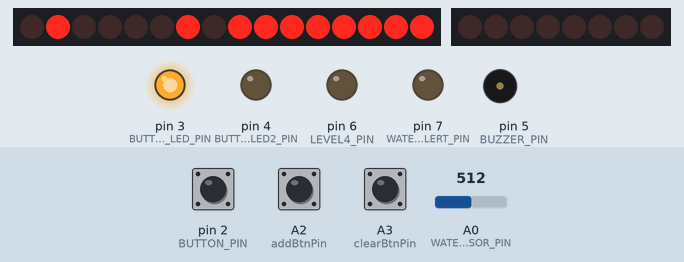
Simulated run of this sketch. Board: Arduino Uno, built with avr-gcc and run on an emulated ATmega328P. Parts: 16 shift-register outputs drawn as a row of LEDs (first output left, lit = HIGH), 8 shift-register outputs drawn as a row of LEDs (first output left, lit = HIGH), output pins drawn as LEDs (lit = HIGH), buzzer (waves = sounding, pin HIGH). Wiring (inferred from the names in the program): 2 × shift register (74HC595): data pin 13; shift clock pin 11; latch pin 12; shift register (74HC595): data pin 8; shift clock pin 10; latch pin 9. Wiring (inferred from the signals the program sends): 2 × row of LEDs: on Q0, Q1, Q2, Q3, Q4, Q5, Q6, Q7, Q8, Q9, Q10, Q11, Q12, Q13, Q14, Q15 / on Q0, Q1, Q2, Q3, Q4, Q5, Q6, Q7. The test bench sets the inputs (shaded band); at power-on: A0 (WATER_SENSOR_PIN) = 512, A2 (addBtnPin) HIGH, A3 (clearBtnPin) HIGH, pin 2 (BUTTON_PIN) HIGH. Pins used as bus, display or sensor lines are not drawn.

Above: at 0.23 s.
1.3 s: A0 (WATER_SENSOR_PIN) set to 586
2.8 s: A0 (WATER_SENSOR_PIN) set to 616
At 4.2 s:
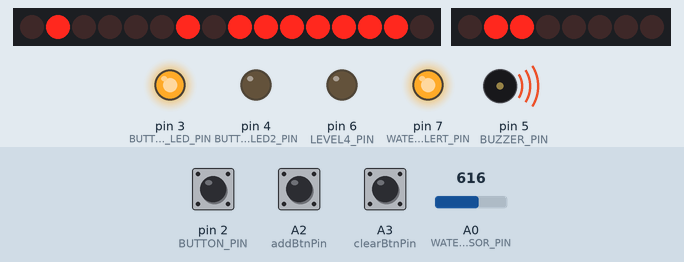
5.8 s: A2 (addBtnPin) pulled LOW for 0.15 s
At 6.01 s:
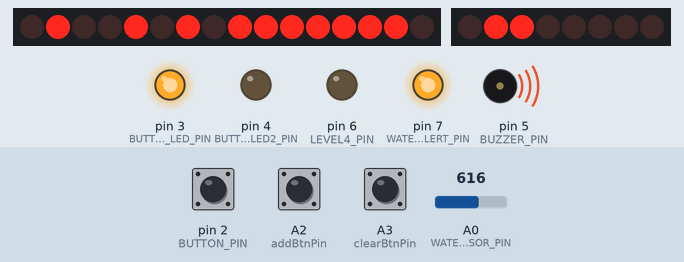
6.5 s: A3 (clearBtnPin) pulled LOW for 0.15 s
8.1 s: pin 2 (BUTTON_PIN) pulled LOW for 0.15 s
At 8.18 s:
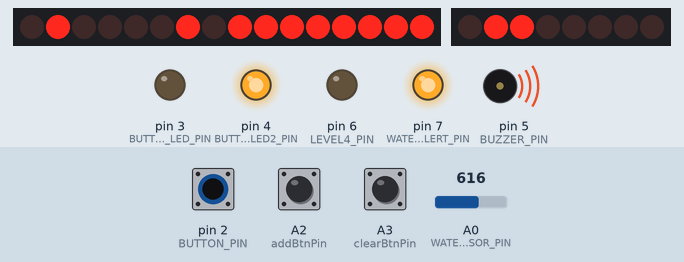
8.8 s: pin 2 (BUTTON_PIN) pulled LOW for 1 s
At 9.57 s:
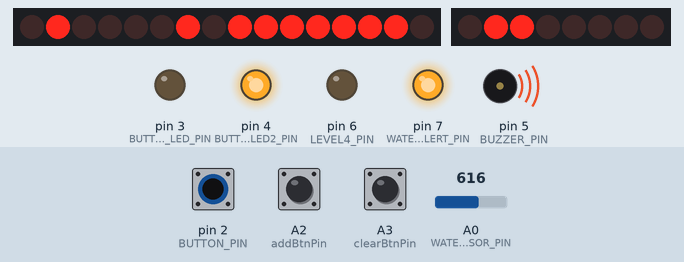
Timing chart, 0 to 11.8 s (numbered marks = the images above; inputs shaded):
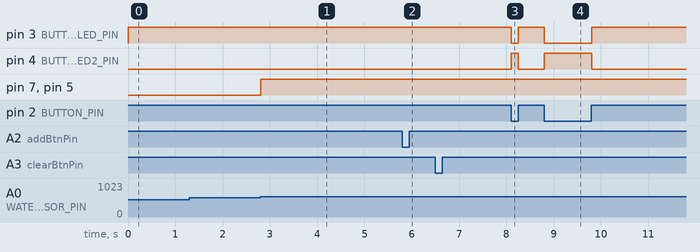

Measured:
- the behaviour switches between 599 and 600 on A0 (WATER_SENSOR_PIN) (found by bisection; images 0 and 1)
- after the input at 2.8 s, pin 7 (WATER_ALERT_PIN), pin 5 (BUZZER_PIN): LOW → HIGH at once
- after the input at 8.1 s, pin 3 (BUTTON_LED_PIN): HIGH → LOW at once, → HIGH 0.15 s later; pin 4 (BUTTON_LED2_PIN): LOW → HIGH at once, → LOW 0.15 s later
- after the input at 8.8 s, pin 3 (BUTTON_LED_PIN): HIGH → LOW at once, → HIGH 1.0 s later; pin 4 (BUTTON_LED2_PIN): LOW → HIGH at once, → LOW 1.0 s later

The sketch:

smartcity_v1.1.ino
```cpp
/*******************************************************
 * 1) FND + 수위 센서 + 상태 표시 ("1","2",OFF)
 * 2) 도트매트릭스 + (A2=추가, A3=삭제) 카운트 표시
 *    ※ 카운트 수는 FND에 표시하지 않음
 * 3) 버튼 LED: 평상시 LED3 ON, 버튼 누르면 LED3 OFF + LED4 ON
 * 4) D7: 수위센서 감지 시 HIGH
 * 5) D6: carCount가 4 이상일 때 HIGH
 *******************************************************/

// ===================== [A] FND 제어 핀 ======================
#define F_DATA_PIN   8
#define F_LATCH_PIN  9
#define F_CLOCK_PIN 10

// ===================== FND 세그 패턴 ========================
#define SEG_OFF 0b00000000
#define SEG_1   0b01100000
#define SEG_2   0b11011010

// ===================== 수위/버튼 핀 =========================
#define WATER_SENSOR_PIN A0
#define BUTTON_PIN       2
#define BUTTON_LED_PIN   3      // 평상시 ON → 버튼 누르면 OFF
#define BUTTON_LED2_PIN  4      // 버튼 누를 때 ON
#define BUZZER_PIN       5
#define WATER_THRESHOLD  600

// 새로 추가: 상태 출력 핀
#define LEVEL4_PIN       6      // carCount >= 4 이면 HIGH
#define WATER_ALERT_PIN  7      // 수위센서 감지(waterHigh)면 HIGH

// ===================== [B] DOT MATRIX 핀 =====================
int M_DataPin  = 13;
int M_LatchPin = 12;
int M_ClockPin = 11;

// ====== 카운트 버튼 ======
const int addBtnPin   = A2;  // +1
const int clearBtnPin = A3;  // -1

int prevAddBtn   = HIGH;
int prevClearBtn = HIGH;
int carCount = 0;            // 0~5만 표시

// ====== 도트 매트릭스 행/열 데이터 ======
byte row[8] = {
  -B00000001, -B00000010, -B00000100, -B00001000,
  -B00010000, -B00100000, -B01000000, -B10000000
};
byte col[8] = {0,0,0,0,0,0,0,0};

// ====== 도트 매트릭스 패턴 ======
const byte leftColBit   = B01000000;
const byte rightColBit  = B00000010;
const byte centerColBit = B00001000;

byte staticCol[8] = {
  0x00,
  leftColBit | rightColBit,
  leftColBit | rightColBit,
  leftColBit | rightColBit,
  leftColBit | rightColBit,
  leftColBit | rightColBit,
  leftColBit | rightColBit,
  0x00
};

// ===================== 함수 (FND) ======================
void sendDigit(byte p) {
  digitalWrite(F_LATCH_PIN, LOW);
  shiftOut(F_DATA_PIN, F_CLOCK_PIN, LSBFIRST, p);
  digitalWrite(F_LATCH_PIN, HIGH);
}

byte patternForState(int state) {
  switch (state) {
    case 1: return SEG_1;
    case 2: return SEG_2;
  }
  return SEG_OFF;
}

// ===================== 함수 (DOT) ======================
void updatePattern() {
  for (int i = 0; i < 8; i++) col[i] = staticCol[i];

  for (int i = 0; i < 5; i++) {
    int r = 1 + i;  // row 1~5
    if (i < carCount) col[r] |= centerColBit;
  }
}

// ===================== setup ======================
void setup() {
  Serial.begin(9600);

  // [A] FND + 수위 + 버튼 + LED + BUZZER
  pinMode(F_LATCH_PIN, OUTPUT);
  pinMode(F_DATA_PIN,  OUTPUT);
  pinMode(F_CLOCK_PIN, OUTPUT);

  pinMode(WATER_SENSOR_PIN, INPUT);
  pinMode(BUTTON_PIN, INPUT_PULLUP);

  pinMode(BUTTON_LED_PIN,  OUTPUT);
  pinMode(BUTTON_LED2_PIN, OUTPUT);
  pinMode(BUZZER_PIN,      OUTPUT);

  // 새로 추가된 상태 핀
  pinMode(LEVEL4_PIN,      OUTPUT);
  pinMode(WATER_ALERT_PIN, OUTPUT);

  digitalWrite(BUTTON_LED_PIN,  HIGH); // 평상시 켜짐
  digitalWrite(BUTTON_LED2_PIN, LOW);  // 평상시 꺼짐
  digitalWrite(BUZZER_PIN,      LOW);
  digitalWrite(LEVEL4_PIN,      LOW);
  digitalWrite(WATER_ALERT_PIN, LOW);

  // [B] 도트 매트릭스
  pinMode(M_LatchPin, OUTPUT);
  pinMode(M_ClockPin, OUTPUT);
  pinMode(M_DataPin,  OUTPUT);
  pinMode(addBtnPin,   INPUT_PULLUP);
  pinMode(clearBtnPin, INPUT_PULLUP);
  updatePattern();

  sendDigit(SEG_OFF);
}

// ===================== loop ======================
void loop() {

  /********* [A] 수위 + 버튼 상태 **********/
  int  waterRaw      = analogRead(WATER_SENSOR_PIN);
  bool waterHigh     = (waterRaw >= WATER_THRESHOLD);
  bool buttonPressed = (digitalRead(BUTTON_PIN) == LOW);

  int state = 0;
  if (waterHigh) state = 1;
  else if (buttonPressed) state = 2;

  // LED 동작: 평상시 LED3 ON / 버튼 누르면 LED3 OFF + LED4 ON
  if (buttonPressed) {
    digitalWrite(BUTTON_LED_PIN,  LOW);
    digitalWrite(BUTTON_LED2_PIN, HIGH);
  } else {
    digitalWrite(BUTTON_LED_PIN,  HIGH);
    digitalWrite(BUTTON_LED2_PIN, LOW);
  }

  // 부저: 물이 높을 때만 울림
  digitalWrite(BUZZER_PIN, waterHigh ? HIGH : LOW);

  // D7: 물 감지 시 HIGH, 아니면 LOW
  digitalWrite(WATER_ALERT_PIN, waterHigh ? HIGH : LOW);

  // 7-세그 표시
  sendDigit(patternForState(state));

  /********* [B] 도트 매트릭스 버튼 **********/
  int addNow   = digitalRead(addBtnPin);
  int clearNow = digitalRead(clearBtnPin);

  if (prevAddBtn == HIGH && addNow == LOW) {
    if (carCount < 5) carCount++;
    updatePattern();
    delay(50);
  }
  if (prevClearBtn == HIGH && clearNow == LOW) {
    if (carCount > 0) carCount--;
    updatePattern();
    delay(50);
  }

  prevAddBtn   = addNow;
  prevClearBtn = clearNow;

  // D6: carCount가 4 이상이면 HIGH, 아니면 LOW
  digitalWrite(LEVEL4_PIN, (carCount >= 4) ? HIGH : LOW);

  // 도트 스캔
  for (int i = 0; i < 8; i++) {
    digitalWrite(M_LatchPin, LOW);
    shiftOut(M_DataPin, M_ClockPin, LSBFIRST, row[i]);
    shiftOut(M_DataPin, M_ClockPin, LSBFIRST, col[i]);
    digitalWrite(M_LatchPin, HIGH);
    delay(1);
  }
}
```
